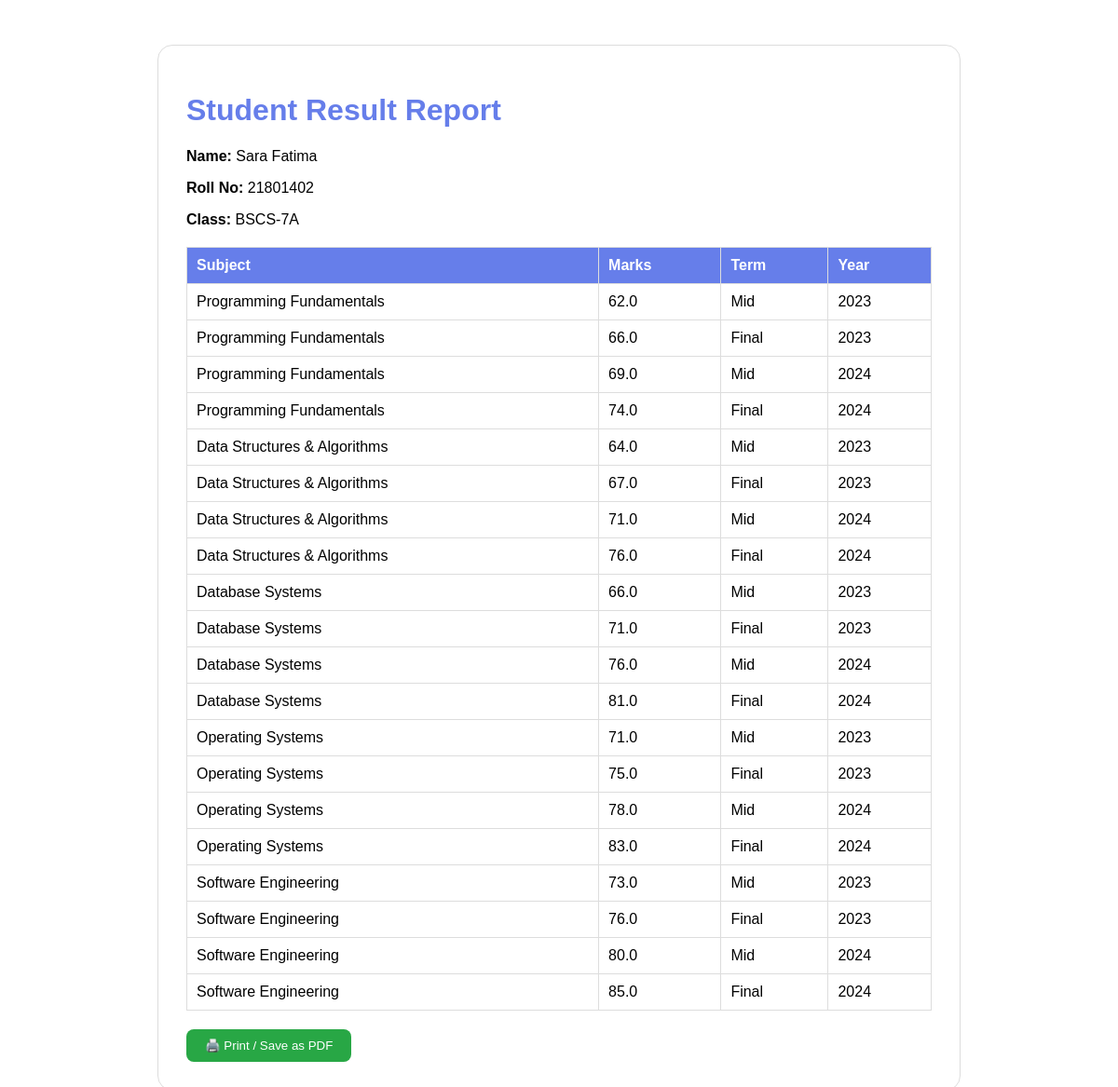
Page /report/ (signed in) on the committed database.
### students/models.py (models this page shows, shortened)
class Student(models.Model):
    user = models.OneToOneField(User, on_delete=models.CASCADE)
    name = models.CharField(max_length=100)
    roll_no = models.CharField(max_length=20)
    class_name = models.CharField(max_length=10)

### results/models.py (models this page shows, shortened)
class Result(models.Model):
    student = models.ForeignKey(Student, on_delete=models.CASCADE)
    subject = models.ForeignKey(Subject, on_delete=models.CASCADE)
    marks = models.FloatField()
    term = models.CharField(max_length=10)
    year = models.IntegerField(default=2025)

class Subject(models.Model):
    name = models.CharField(max_length=50)

### students/views.py (the view)
# urls.py: path('report/', views.html_report, name='html_report'),
def html_report(request):
    try:
        student = Student.objects.get(user=request.user)
        results = Result.objects.filter(student=student)
    except Student.DoesNotExist:
        return HttpResponse("No student profile", status=404)
    return render(request, 'students/report.html', {'student': student, 'results': results})

### templates/students/report.html (shortened to what this page needs)
<!DOCTYPE html>
<html>
<head>
</head>
<body>
<div class="container">
    <h1>Student Result Report</h1>
    <p><strong>Name:</strong> {{ student.name }}</p>
    <p><strong>Roll No:</strong> {{ student.roll_no }}</p>
    <p><strong>Class:</strong> {{ student.class_name }}</p>
    <table>
        <thead>
            <tr><th>Subject</th><th>Marks</th><th>Term</th><th>Year</th></tr>
        </thead>
        <tbody>
        {% for r in results %}
        <tr>
            <td>{{ r.subject.name }}</td>
            <td>{{ r.marks }}</td>
            <td>{{ r.term }}</td>
            <td>{{ r.year }}</td>
        </tr>
        {% empty %}
        <tr><td colspan="4">No results found</td></tr>
        {% endfor %}
        </tbody>
    </table>
    <button class="no-print" onclick="window.print();" style="margin-top: 20px; padding: 10px 20px; background: #28a745; color: white; border: none; border-radius: 8px;">🖨️ Print / Save as PDF</button>
</div>
</body>
</html>

### templates/students/report.html (style rules this page uses)
body { font-family: 'Poppins', sans-serif; padding: 40px; }
.container { max-width: 800px; margin: auto; border: 1px solid #ddd; padding: 30px; border-radius: 16px; }
h1 { color: #667eea; }
table { width: 100%; border-collapse: collapse; margin-top: 20px; }
th, td { border: 1px solid #ddd; padding: 10px; text-align: left; }
th { background: #667eea; color: white; }

### rows in the picture
Student: name "Sara Fatima", roll_no "21801402", class_name "BSCS-7A"
Result: subject.name "Programming Fundamentals", marks "62.0", term "Mid", year "2023"
Result: subject.name "Programming Fundamentals", marks "66.0", term "Final", year "2023"
Result: subject.name "Programming Fundamentals", marks "69.0", term "Mid", year "2024"
Result: subject.name "Programming Fundamentals", marks "74.0", term "Final", year "2024"
Result: subject.name "Data Structures & Algorithms", marks "64.0", term "Mid", year "2023"
Result: subject.name "Data Structures & Algorithms", marks "67.0", term "Final", year "2023"
Result: subject.name "Data Structures & Algorithms", marks "71.0", term "Mid", year "2024"
Result: subject.name "Data Structures & Algorithms", marks "76.0", term "Final", year "2024"
Result: subject.name "Database Systems", marks "66.0", term "Mid", year "2023"
Result: subject.name "Database Systems", marks "71.0", term "Final", year "2023"
Result: subject.name "Database Systems", marks "76.0", term "Mid", year "2024"
Result: subject.name "Database Systems", marks "81.0", term "Final", year "2024"
Result: subject.name "Operating Systems", marks "71.0", term "Mid", year "2023"
Result: subject.name "Operating Systems", marks "75.0", term "Final", year "2023"
Result: subject.name "Operating Systems", marks "78.0", term "Mid", year "2024"
Result: subject.name "Operating Systems", marks "83.0", term "Final", year "2024"
Result: subject.name "Software Engineering", marks "73.0", term "Mid", year "2023"
Result: subject.name "Software Engineering", marks "76.0", term "Final", year "2023"
Result: subject.name "Software Engineering", marks "80.0", term "Mid", year "2024"
Result: subject.name "Software Engineering", marks "85.0", term "Final", year "2024"
